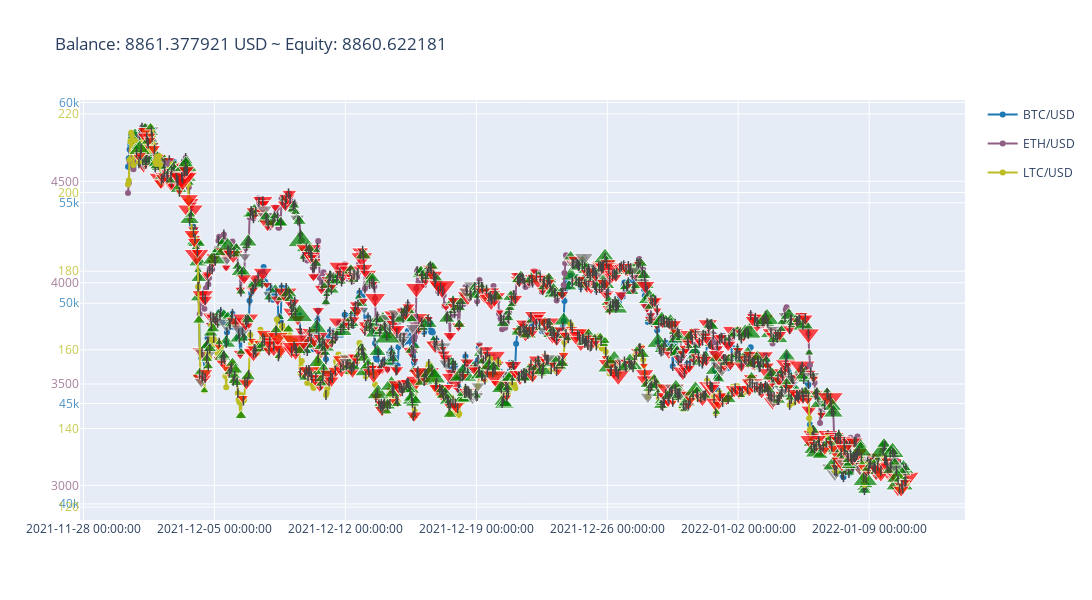

Notebook code cell kept with this figure:
### Code cell
env.render('advanced_figure', time_format="%Y-%m-%d %H:%M:%S")

### Figure 1 — Plotly figure (JSON) as saved in the notebook; plotly's stock layout.template omitted (floating-point values rounded to 4 significant figures; data arrays with more than 128 entries replaced by an {"elided": "..."} marker saying what was removed)
{"data": [{"hovertext": {"elided": "1000 str values"}, "legendgroup": "g1", "line": {"color": "rgba(0.12156862745098039, 0.4666666666666667, 0.7058823529411765, 1.0)"}, "mode": "lines+markers", "name": "BTC/USD", "opacity": 1, "type": "scatter", "x": {"elided": "1000 str values"}, "y": {"elided": "1000 float values"}, "yaxis": "y"}, {"hovertext": {"elided": "510 str values"}, "legendgroup": "g1", "marker": {"color": {"elided": "510 str values"}, "size": {"elided": "510 float values"}, "symbol": {"elided": "510 str values"}}, "mode": "markers", "name": "BTC/USD", "showlegend": false, "type": "scatter", "x": {"elided": "510 str values"}, "y": {"elided": "510 float values"}, "yaxis": "y"}, {"hovertext": {"elided": "397 str values"}, "legendgroup": "g1", "marker": {"color": "black", "line": {"width": 1.5}, "size": 7, "symbol": "line-ns"}, "mode": "markers", "name": "BTC/USD", "showlegend": false, "type": "scatter", "x": {"elided": "397 str values"}, "y": {"elided": "397 float values"}, "yaxis": "y"}, {"hovertext": {"elided": "1000 str values"}, "legendgroup": "g2", "line": {"color": "rgba(0.5643983083429451, 0.36993464052287583, 0.5132641291810843, 1.0)"}, "mode": "lines+markers", "name": "ETH/USD", "opacity": 1, "type": "scatter", "x": {"elided": "1000 str values"}, "y": {"elided": "1000 float values"}, "yaxis": "y2"}, {"hovertext": {"elided": "494 str values"}, "legendgroup": "g2", "marker": {"color": {"elided": "494 str values"}, "size": {"elided": "494 float values"}, "symbol": {"elided": "494 str values"}}, "mode": "markers", "name": "ETH/USD", "showlegend": false, "type": "scatter", "x": {"elided": "494 str values"}, "y": {"elided": "494 float values"}, "yaxis": "y2"}, {"hovertext": {"elided": "389 str values"}, "legendgroup": "g2", "marker": {"color": "black", "line": {"width": 1.5}, "size": 7, "symbol": "line-ns"}, "mode": "markers", "name": "ETH/USD", "showlegend": false, "type": "scatter", "x": {"elided": "389 str values"}, "y": {"elided": "389 float values"}, "yaxis": "y2"}, {"hovertext": {"elided": "1000 str values"}, "legendgroup": "g3", "line": {"color": "rgba(0.7372549019607844, 0.7411764705882353, 0.13333333333333333, 1.0)"}, "mode": "lines+markers", "name": "LTC/USD", "opacity": 1, "type": "scatter", "x": {"elided": "1000 str values"}, "y": {"elided": "1000 float values"}, "yaxis": "y3"}, {"hovertext": {"elided": "496 str values"}, "legendgroup": "g3", "marker": {"color": {"elided": "496 str values"}, "size": {"elided": "496 float values"}, "symbol": {"elided": "496 str values"}}, "mode": "markers", "name": "LTC/USD", "showlegend": false, "type": "scatter", "x": {"elided": "496 str values"}, "y": {"elided": "496 float values"}, "yaxis": "y3"}, {"hovertext": {"elided": "411 str values"}, "legendgroup": "g3", "marker": {"color": "black", "line": {"width": 1.5}, "size": 7, "symbol": "line-ns"}, "mode": "markers", "name": "LTC/USD", "showlegend": false, "type": "scatter", "x": {"elided": "411 str values"}, "y": {"elided": "411 float values"}, "yaxis": "y3"}], "layout": {"height": 600, "title": {"text": "Balance: 8861.377921 USD ~ Equity: 8860.622181"}, "width": 1400, "xaxis": {"tickformat": "%Y-%m-%d %H:%M:%S"}, "yaxis": {"tickfont": {"color": "rgba(0.12156862745098039, 0.4666666666666667, 0.7058823529411765, 0.8)"}}, "yaxis2": {"overlaying": "y", "tickfont": {"color": "rgba(0.5643983083429451, 0.36993464052287583, 0.5132641291810843, 0.8)"}}, "yaxis3": {"overlaying": "y", "tickfont": {"color": "rgba(0.7372549019607844, 0.7411764705882353, 0.13333333333333333, 0.8)"}}}}
